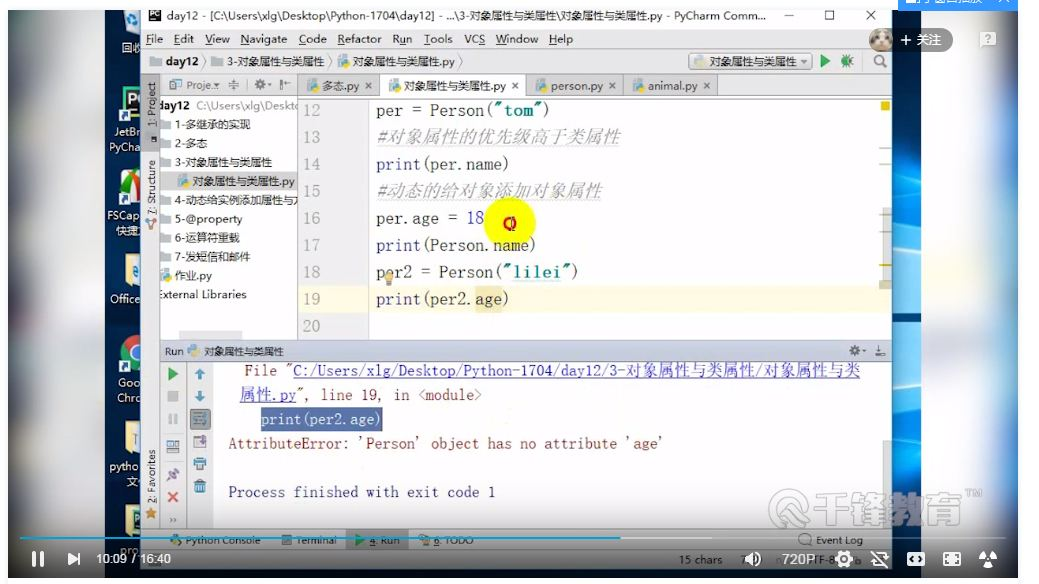
#> input picture python-study/python/python知识点/单继承/3.JPG, 1039 x 584 px, given in place of 111.jpg, which was not available
$ python '模块和包.py' '单继承/3.JPG' '单继承/4.JPG'
#> lines starting #> are read from the running program, lines starting #| are printed output that depends on the picture
'''
模块:
    引入模块:
        import
    自定义模块:
        from module import name1,name2....
        from module import *#全部导入
        from time import sleep
    __name__属性:
        模块是一个可执行的py文件，一个模块被领一个程序引入,我们不想模块的某些内容执行使用此方法.
        每一个py文件都有这个属性__name__,当其值等于'__main__'时,表明模块自身在执行.否则被引入了其他文件.
        def main():
            pass
        if __name__ == '__main__'引入时这句话不会被执行
            main()

'''
'''
import sys
print(sys.argv)#路径
for i in sys.argv:
    print(i)
#name = sys.argv[1]
#age = sys.argv[2]
#查找所需模块路径的列表
print(sys.path)
'''
'''
包:
    为了解决模块命名冲突,引入按目录来组织模块的方法,成为包.
    引入包以后，只要顶层的包不与其他人冲突,模块都不会与别人的包冲突.
    要在各个包文件里面创建__init__.py的文件才被认为是一个包.文件中什么也不用写
    主要是为了避免一些滥竽充数的名字
    import a.包名
    import b.包名
    pip 下载包
    from PIL import Image
    im = Image.open('111.jpg')
    print(im.format, im.size, im.mode)#查看图片的信息
    im.thumbnail((150,100))#设置图片大小    元组
    im.save('222.jpg', 'JPEG')保存
'''
from PIL import Image
im = Image.open('111.jpg')
#> im is the input picture: PIL image 1039x584 RGB; mean R, G, B 207.9, 211.8, 215.7
print(im.format, im.size, im.mode)
#| JPEG (1039, 584) RGB
im.thumbnail((150,100))#设置图片大小    元组
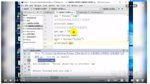
#> im: PIL image 150x84 RGB; mean R, G, B 207.7, 211.7, 215.6
im.save('222.jpg', 'JPEG')

$ run again, on python-study/python/python知识点/单继承/4.JPG
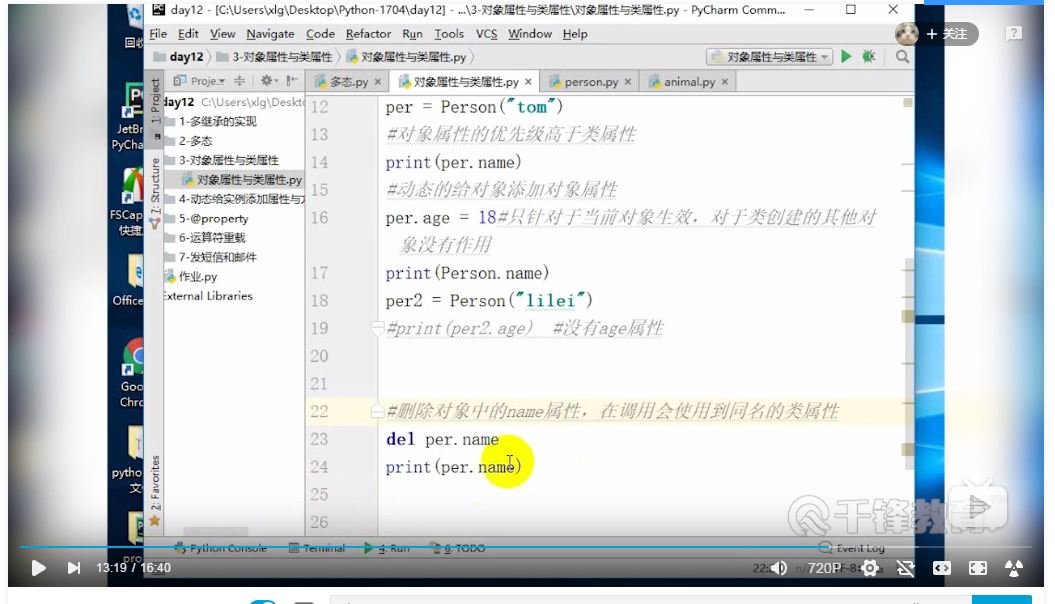
#> input picture python-study/python/python知识点/单继承/4.JPG, 1055 x 604 px, given in place of 111.jpg, which was not available
#> im is the input picture: PIL image 1055x604 RGB; mean R, G, B 211.6, 215.3, 218.5
#| JPEG (1055, 604) RGB
#> `im.thumbnail((150,100))#设置图片大小    元组`:
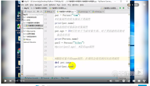
#> im: PIL image 150x86 RGB; mean R, G, B 211.4, 215.1, 218.3

$ run again, on python-study/python/python知识点/单继承/5.JPG
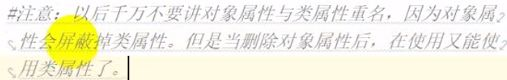
#> input picture python-study/python/python知识点/单继承/5.JPG, 507 x 80 px, given in place of 111.jpg, which was not available
#> im is the input picture: PIL image 507x80 RGB; mean R, G, B 243.8, 242, 224
#| JPEG (507, 80) RGB
#> `im.thumbnail((150,100))#设置图片大小    元组`:
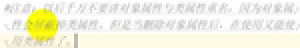
#> im: PIL image 150x24 RGB (shown 2 times larger); mean R, G, B 243.8, 241.9, 224
